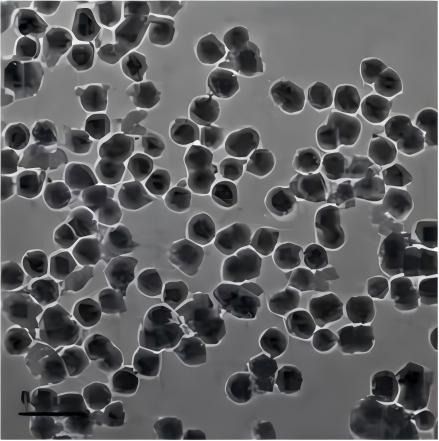
#> input picture 2_TEM_Analysis/test_tem.jpg, 439 x 441 px
$ python -i augmentation.py   (imports and definitions only)
#> lines starting #> are read from the running program, lines starting #| are printed output that depends on the picture
import cv2
import numpy as np

class DataAugmentation:
    def __init__(self):
        pass

    @staticmethod
    def _blend(fg, bg, alpha):               # 辅助：两图混合
        return (alpha * fg + (1 - alpha) * bg).astype(np.uint8)

    # [59 lines left out: functions brightness_shift, gamma_adjust, channel_swap, color_jitter, add_shade, random_flip_rotate, not called in this run]

    @staticmethod
    def gaussian_noise(img, mean=0, std=0.1):
        """7. 添加高斯噪声"""
        noise = np.random.normal(mean, std, img.shape) * 255
        noisy_img = img + noise
        return np.clip(noisy_img, 0, 255).astype(np.uint8)

    # [168 lines left out: functions motion_blur, contrast_adjust, cutout, random_erase, mixup, gridmask and 3 more, not called in this run]

    @staticmethod
    def autoaugment_policy(img):
        """17. AutoAugment Policy - 自动增强策略示例"""
        policies = [
            lambda x: DataAugmentation.brightness_shift(x, limit=0.1),
            lambda x: DataAugmentation.contrast_adjust(x, alpha_range=(0.7, 1.3)),
            lambda x: DataAugmentation.color_jitter(x, hue_delta=5, sat_scale=(0.8, 1.2)),
            lambda x: DataAugmentation.motion_blur(x, degree=3),
            lambda x: DataAugmentation.gaussian_noise(x, std=0.05),
            lambda x: DataAugmentation.random_flip_rotate(x, max_angle=10)
        ]

        policy = np.random.choice(policies)
        return policy(img)

    # [72 lines left out: functions rand_augment, apply_augmentation, get_default_pipeline, apply_random_augmentation, not called in this run]

>>> import cv2
>>> picture = cv2.cvtColor(cv2.imread('../2_TEM_Analysis/test_tem.jpg'), cv2.COLOR_BGR2RGB)
>>> result = DataAugmentation().autoaugment_policy(picture)
#> in gaussian_noise, `noisy_img = img + noise`:
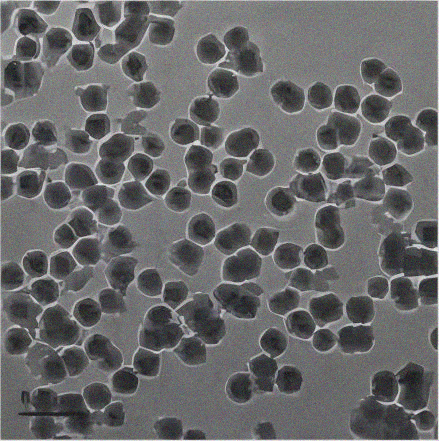
#> noisy_img: shape (441, 439, 3) float64; mean R, G, B 95.6, 95.8, 97; drawn with min black and max white
